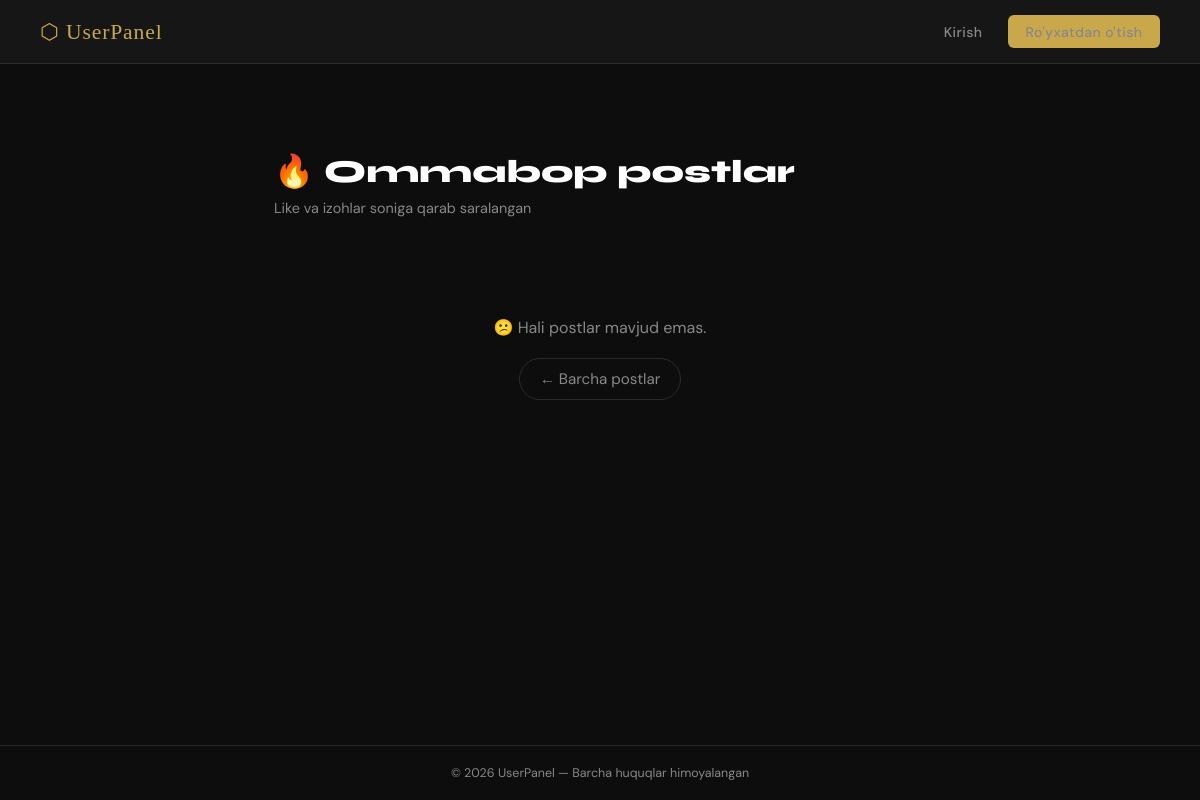
Before: /popular/ with the older database file.
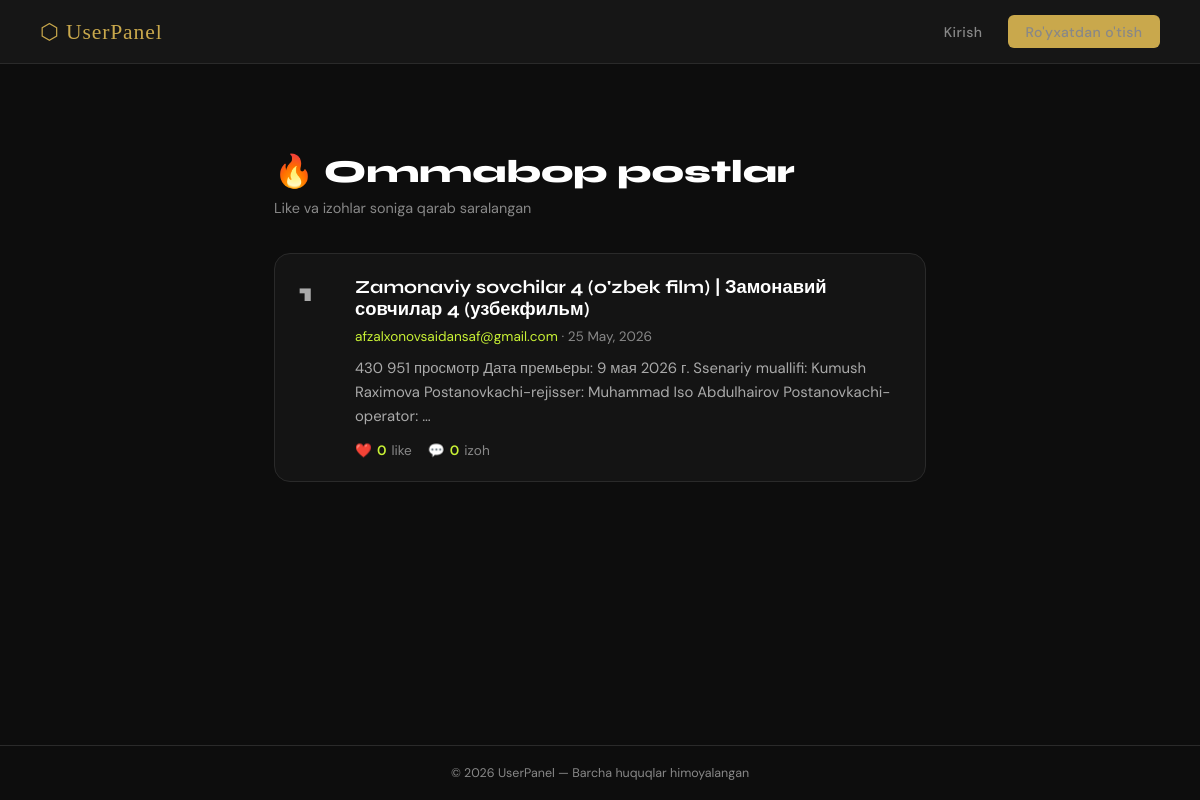
After: the same page with the newer database file.
### user/models.py (models this page shows, shortened)
class Post(models.Model):
    author = models.ForeignKey(CustomUser,on_delete=models.CASCADE,related_name='posts')
    tags = models.ManyToManyField(Tag,blank=True,related_name='posts')
    title = models.CharField(max_length=200)
    content = models.TextField()
    image = models.ImageField(upload_to='posts/',blank=True,null=True)
    slug = models.SlugField(unique=True, blank=True)
    created_at = models.DateTimeField(auto_now_add=True)
    updated_at = models.DateTimeField(auto_now=True)
    views_count = models.PositiveIntegerField(default=0)
    likes_count = models.PositiveIntegerField(default=0)
    class Meta:
        ordering = ['-created_at']

class CustomUser(AbstractUser):
    username=None
    email=models.EmailField(unique=True)
    USERNAME_FIELD='email'
    REQUIRED_FIELDS=['first_name', 'last_name']
    phone_number=models.CharField(max_length=50, blank=False, null=False)
    slug=models.SlugField(unique=True, blank=True)
    picture=models.ImageField(upload_to='media/', blank=True, null=True)
    created_at=models.DateTimeField(auto_now_add=True)
    objects=CustomUserManager()

### user/views.py (the view)
# urls.py: path('popular/', views.popular_posts, name='popular_posts'),
def popular_posts(request):
    posts = Post.objects.annotate(
        total_likes=Count('likes'),
        total_comments=Count('comments')
    ).order_by('-total_likes', '-total_comments')
    return render(request, 'popular_posts.html', {'posts': posts})

### templates/popular_posts.html (shortened to what this page needs)
{% extends 'base.html' %}
{% load static %}
{% block content %}
<div class="popular-wrapper">
    <div class="popular-header">
        <h1>🔥 Ommabop postlar</h1>
        <p>Like va izohlar soniga qarab saralangan</p>
    </div>
    {% if posts %}
        {% for post in posts %}
            <a href="{% url 'post_detail' post.slug %}" class="post-card">
                <div class="post-rank">{{ forloop.counter }}</div>
                <div class="post-body">
                    <p class="post-card-title">{{ post.title }}</p>
                    <p class="post-card-meta">
                        <span>{{ post.author.email }}</span> · {{ post.created_at|date:"d M, Y" }}
                    </p>
                    <p class="post-card-excerpt">{{ post.content|truncatewords:18 }}</p>
                    <div class="post-stats">
                        <span class="stat">❤️ <strong>{{ post.total_likes }}</strong> like</span>
                        <span class="stat">💬 <strong>{{ post.total_comments }}</strong> izoh</span>
                    </div>
                </div>
            </a>
        {% endfor %}
    {% else %}
        <div class="empty-state">
            <p>😕 Hali postlar mavjud emas.</p>
            <a href="{% url 'post_list' %}" class="btn-back">← Barcha postlar</a>
        </div>
    {% endif %}
</div>
{% endblock %}

Changed rows visible on the page:
added Post: title "Zamonaviy sovchilar 4 (o'zbek film) | Замонавий совчилар 4 (узбекфильм)", author.email "afzalxonovsaidansaf@gmail.com", created_at "25 May, 2026", content "430 951 просмотр Дата премьеры: 9 мая 2026 г. Ssenariy muallifi: Kumush Raximova Postanovkachi-rejisser: Muhammad Iso Abdulhairov Postanovkachi-operator: …", total_likes "0", total_comments "0"
Other visible differences:
text no longer shown: "😕 Hali postlar mavjud emas. ← Barcha postlar"
